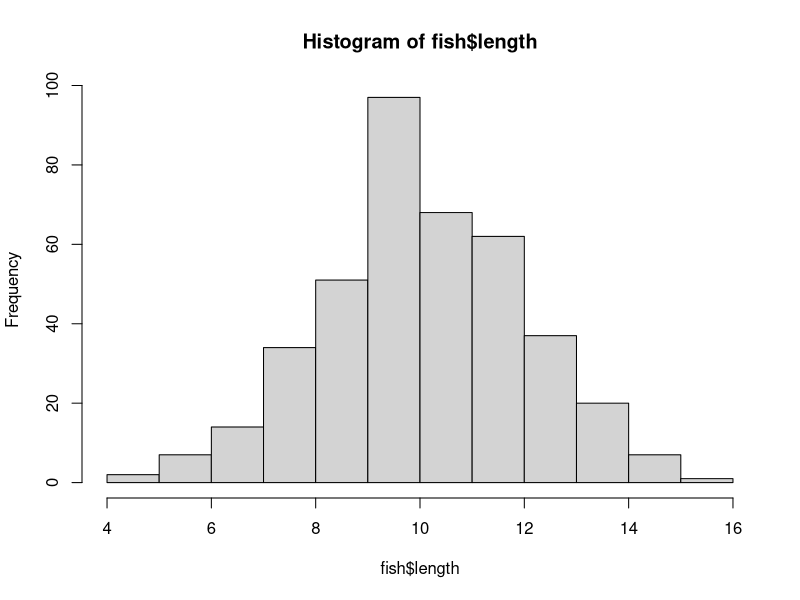
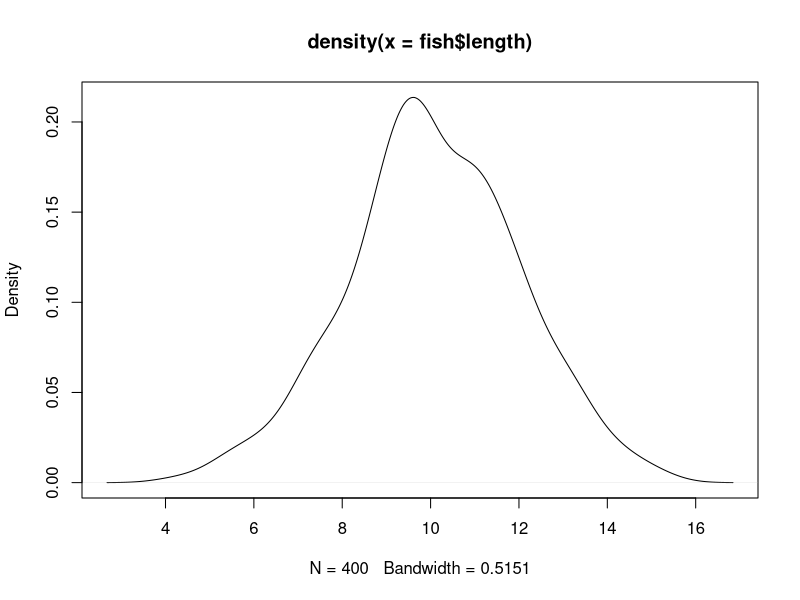
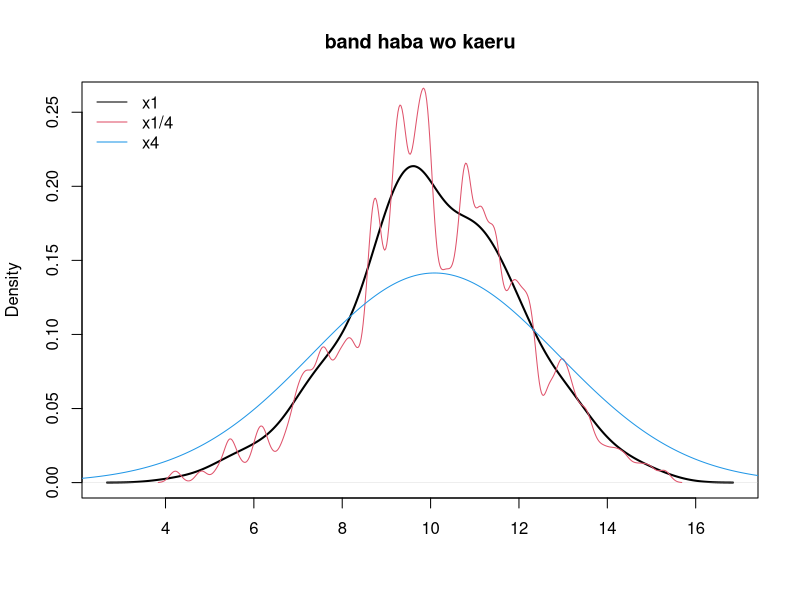

Write the R code that produced these figures, in order. (Note: this script raises an error after producing the figures.)
# 2sho
# import data
fish <- read.csv("2-2-1-fish.csv")
head(fish)
hist(fish$length)

# kernel density estimation
kernel_density <- density(fish$length)
plot(kernel_density)

# band haba wo adjust bai ni henko
kernel_density_quarter <- density(fish$length, adjust = 0.25)
kernel_density_quadruple <- density(fish$length, adjust = 4)
plot(kernel_density, 
    lwd = 2,                   # sen no hutosa
    xlab = "",                 # x label
    ylim = c(0, 0.26),         # y jiku no hanni
    main = "band haba wo kaeru")    # title of graph
lines(kernel_density_quarter, col = 2)
lines(kernel_density_quadruple, col = 4)
# hanrei wo tuika
legend("topleft",
       col = c(1, 2, 4),
       lwd = 1,
       bty = "n",
       legend = c("x1", "x1/4", "x4"))
お
# 2.4
mean(fish$length)

# 2.5 中央値，四分位点，パーセント点
suretu <- 0:1000
suretu
length(suretu)
median(suretu)
quantile(suretu, probs = c(0.5))
quantile(suretu, probs = seq(0, 1, 0.25))
quantile(suretu, probs = c(0.05, 0.95))

# 2.6 ピアソンの積立相関係数
birds <- read.csv("2-1-1-birds.csv")
head(birds)
cor(birds$body_length, birds$feather_length)

# 2.7 自己共分散・自己相関係数・コレログラム
Nile   # 組み込みデータ
# 標本自己共分散
acf(
    Nile,
    type = "covariance",   # default is 自己相関
    plot = F,   # グラフは非表示
    lag.max = 5
)
# 標本自己相関係数
acf(
    Nile,
    plot = FALSE,
    lag.max = 5
)
# コレログラム：次数別の自己相関を可視化したもの
acf(Nile)